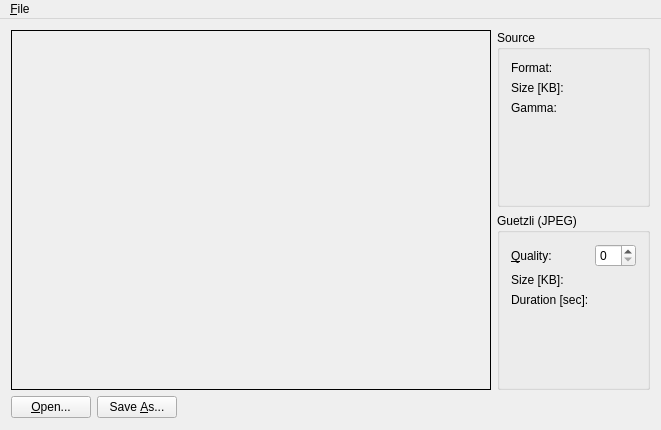
<?xml version="1.0" encoding="UTF-8"?>
<ui version="4.0">
 <class>MainWindow</class>
 <widget class="QMainWindow" name="MainWindow">
  <property name="geometry">
   <rect>
    <x>0</x>
    <y>0</y>
    <width>642</width>
    <height>430</height>
   </rect>
  </property>
  <property name="windowTitle">
   <string>MainWindow</string>
  </property>
  <widget class="QWidget" name="centralWidget">
   <layout class="QGridLayout" name="gridLayout_3">
    <item row="0" column="0" rowspan="2" colspan="2">
     <widget class="QLabel" name="imagePreviewLabel">
      <property name="sizePolicy">
       <sizepolicy hsizetype="Fixed" vsizetype="Fixed">
        <horstretch>0</horstretch>
        <verstretch>0</verstretch>
       </sizepolicy>
      </property>
      <property name="minimumSize">
       <size>
        <width>480</width>
        <height>360</height>
       </size>
      </property>
      <property name="maximumSize">
       <size>
        <width>480</width>
        <height>360</height>
       </size>
      </property>
      <property name="frameShape">
       <enum>QFrame::Box</enum>
      </property>
      <property name="text">
       <string/>
      </property>
      <property name="scaledContents">
       <bool>false</bool>
      </property>
      <property name="alignment">
       <set>Qt::AlignCenter</set>
      </property>
     </widget>
    </item>
    <item row="0" column="2">
     <widget class="QGroupBox" name="groupBox">
      <property name="title">
       <string>Source</string>
      </property>
      <layout class="QFormLayout" name="formLayout_2">
       <item row="0" column="0">
        <widget class="QLabel" name="label">
         <property name="text">
          <string>Format:</string>
         </property>
        </widget>
       </item>
       <item row="0" column="1">
        <widget class="QLabel" name="sourceFormatLabel">
         <property name="text">
          <string/>
         </property>
        </widget>
       </item>
       <item row="1" column="0">
        <widget class="QLabel" name="label_2">
         <property name="text">
          <string>Size [KB]:</string>
         </property>
        </widget>
       </item>
       <item row="1" column="1">
        <widget class="QLabel" name="sourceSizeLabel">
         <property name="text">
          <string/>
         </property>
        </widget>
       </item>
       <item row="2" column="0">
        <widget class="QLabel" name="label_6">
         <property name="text">
          <string>Gamma:</string>
         </property>
        </widget>
       </item>
       <item row="2" column="1">
        <widget class="QLabel" name="sourceGammaLabel">
         <property name="text">
          <string/>
         </property>
        </widget>
       </item>
      </layout>
     </widget>
    </item>
    <item row="1" column="2">
     <widget class="QGroupBox" name="groupBox_2">
      <property name="title">
       <string>Guetzli (JPEG)</string>
      </property>
      <layout class="QFormLayout" name="formLayout">
       <item row="0" column="0">
        <widget class="QLabel" name="label_4">
         <property name="text">
          <string>&amp;Quality:</string>
         </property>
         <property name="buddy">
          <cstring>qualitySpinBox</cstring>
         </property>
        </widget>
       </item>
       <item row="0" column="1">
        <widget class="QSpinBox" name="qualitySpinBox"/>
       </item>
       <item row="1" column="0">
        <widget class="QLabel" name="label_3">
         <property name="text">
          <string>Size [KB]:</string>
         </property>
        </widget>
       </item>
       <item row="1" column="1">
        <widget class="QLabel" name="targetSizeLabel">
         <property name="text">
          <string/>
         </property>
        </widget>
       </item>
       <item row="2" column="0">
        <widget class="QLabel" name="label_5">
         <property name="text">
          <string>Duration [sec]:</string>
         </property>
        </widget>
       </item>
       <item row="2" column="1">
        <widget class="QLabel" name="durationLabel">
         <property name="text">
          <string/>
         </property>
        </widget>
       </item>
      </layout>
     </widget>
    </item>
    <item row="2" column="0">
     <layout class="QHBoxLayout" name="horizontalLayout">
      <item>
       <widget class="QPushButton" name="openButton">
        <property name="toolTip">
         <string>Open image</string>
        </property>
        <property name="text">
         <string>&amp;Open...</string>
        </property>
       </widget>
      </item>
      <item>
       <widget class="QPushButton" name="saveButton">
        <property name="toolTip">
         <string>Save as guetzli image</string>
        </property>
        <property name="text">
         <string>Save &amp;As...</string>
        </property>
       </widget>
      </item>
      <item>
       <spacer name="horizontalSpacer">
        <property name="orientation">
         <enum>Qt::Horizontal</enum>
        </property>
        <property name="sizeHint" stdset="0">
         <size>
          <width>40</width>
          <height>20</height>
         </size>
        </property>
       </spacer>
      </item>
     </layout>
    </item>
    <item row="2" column="1">
     <spacer name="verticalSpacer">
      <property name="orientation">
       <enum>Qt::Vertical</enum>
      </property>
      <property name="sizeHint" stdset="0">
       <size>
        <width>20</width>
        <height>22</height>
       </size>
      </property>
     </spacer>
    </item>
   </layout>
  </widget>
  <widget class="QMenuBar" name="menuBar">
   <property name="geometry">
    <rect>
     <x>0</x>
     <y>0</y>
     <width>642</width>
     <height>21</height>
    </rect>
   </property>
   <widget class="QMenu" name="fileMenu">
    <property name="title">
     <string>&amp;File</string>
    </property>
    <addaction name="openAction"/>
    <addaction name="saveAsAction"/>
    <addaction name="separator"/>
    <addaction name="quitAction"/>
   </widget>
   <addaction name="fileMenu"/>
  </widget>
  <action name="openAction">
   <property name="text">
    <string>&amp;Open...</string>
   </property>
   <property name="toolTip">
    <string>Open image</string>
   </property>
   <property name="shortcut">
    <string>Ctrl+O</string>
   </property>
  </action>
  <action name="saveAsAction">
   <property name="text">
    <string>Save &amp;As...</string>
   </property>
   <property name="toolTip">
    <string>Save as guetzli image</string>
   </property>
   <property name="shortcut">
    <string>Ctrl+S</string>
   </property>
  </action>
  <action name="quitAction">
   <property name="text">
    <string>&amp;Quit</string>
   </property>
   <property name="shortcut">
    <string>Ctrl+Q</string>
   </property>
  </action>
 </widget>
 <layoutdefault spacing="6" margin="11"/>
 <resources/>
 <connections>
  <connection>
   <sender>openButton</sender>
   <signal>clicked()</signal>
   <receiver>MainWindow</receiver>
   <slot>openImage()</slot>
   <hints>
    <hint type="sourcelabel">
     <x>84</x>
     <y>419</y>
    </hint>
    <hint type="destinationlabel">
     <x>21</x>
     <y>312</y>
    </hint>
   </hints>
  </connection>
  <connection>
   <sender>saveButton</sender>
   <signal>clicked()</signal>
   <receiver>MainWindow</receiver>
   <slot>saveImage()</slot>
   <hints>
    <hint type="sourcelabel">
     <x>165</x>
     <y>419</y>
    </hint>
    <hint type="destinationlabel">
     <x>313</x>
     <y>313</y>
    </hint>
   </hints>
  </connection>
  <connection>
   <sender>openAction</sender>
   <signal>triggered()</signal>
   <receiver>MainWindow</receiver>
   <slot>openImage()</slot>
   <hints>
    <hint type="sourcelabel">
     <x>-1</x>
     <y>-1</y>
    </hint>
    <hint type="destinationlabel">
     <x>209</x>
     <y>167</y>
    </hint>
   </hints>
  </connection>
  <connection>
   <sender>saveAsAction</sender>
   <signal>triggered()</signal>
   <receiver>MainWindow</receiver>
   <slot>saveImage()</slot>
   <hints>
    <hint type="sourcelabel">
     <x>-1</x>
     <y>-1</y>
    </hint>
    <hint type="destinationlabel">
     <x>209</x>
     <y>167</y>
    </hint>
   </hints>
  </connection>
  <connection>
   <sender>quitAction</sender>
   <signal>triggered()</signal>
   <receiver>MainWindow</receiver>
   <slot>close()</slot>
   <hints>
    <hint type="sourcelabel">
     <x>-1</x>
     <y>-1</y>
    </hint>
    <hint type="destinationlabel">
     <x>209</x>
     <y>167</y>
    </hint>
   </hints>
  </connection>
 </connections>
 <slots>
  <slot>openImage()</slot>
  <slot>saveImage()</slot>
 </slots>
</ui>
